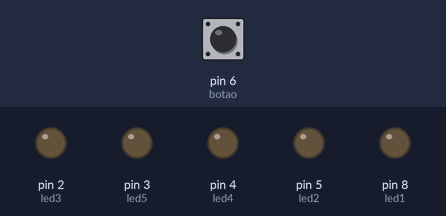
The sketch below on a simulated Arduino Uno, built with avr-gcc and run on an emulated ATmega328P. On the bench: output pins drawn as LEDs (lit = HIGH). Inputs (shaded band) come from the test bench; at power-on: pin 6 (botao) LOW.

Above: at 6.8 s.
6.9 s: pin 6 (botao) pulled HIGH for 3 s
At 7.4 s:
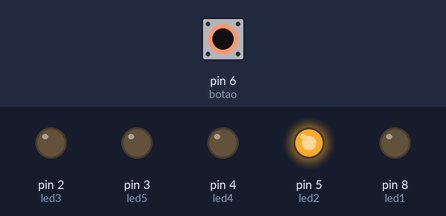
At 9.4 s:
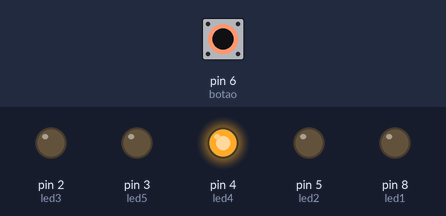
Timing chart, 0 to 17.5 s (numbered marks = the images above; inputs shaded):
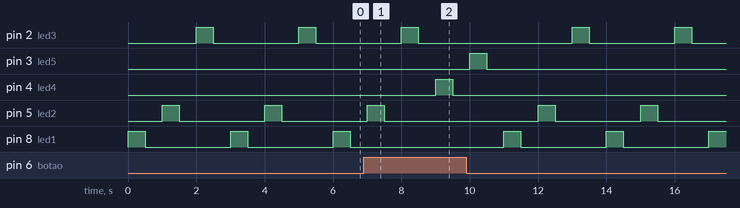

Measured:
- after the input at 6.9 s, pin 3 (led5): LOW → HIGH after 3.1 s, → LOW 0.50 s later; pin 4 (led4): LOW → HIGH after 2.1 s, → LOW 0.50 s later
- by itself, pin 8 (led1): alternates HIGH for 0.50 s and LOW for 2.5 s

The sketch:

fantabulous_rottis_vihelmo1.ino
```cpp
//Semáforo legal
//Declaração de variáveis
byte led1 =8;
byte led2 =5;
byte led3 =2;
byte led4 =4;
byte led5 =3;
int botao =6;
int estado =0;
int tempo =500;
//inicialização das variáveis
void setup (){
  pinMode (led1, OUTPUT);   //Saída
  pinMode (led2, OUTPUT);
  pinMode (led3, OUTPUT);
  pinMode (led4, OUTPUT);
  pinMode (led5, OUTPUT);
  pinMode (botao, INPUT);
}

//eXECUÇÃO
void loop ()  {


  estado = digitalRead(botao);

  if (estado ==HIGH){
    digitalWrite (led4,1);
    delay (500);
    digitalWrite (led4,0);
    delay (500);

    digitalWrite (led5,1);
    delay (500);
    digitalWrite (led5,0);
    delay (500);
  }

  else {

 digitalWrite (led1,1);
  delay (500);
 digitalWrite (led1,0);
  delay (500);

 digitalWrite (led2, 1);
  delay (500);
 digitalWrite (led2 ,0);
  delay (500);

 digitalWrite (led3,1);
  delay (500);
 digitalWrite (led3,0);
  delay (500);
  }
}
```
